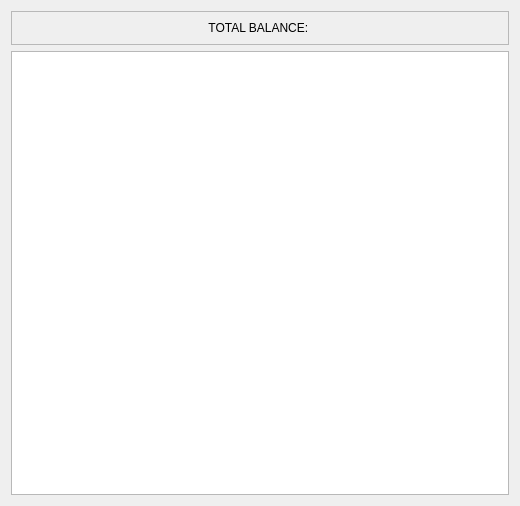
<?xml version="1.0" encoding="UTF-8"?>
<ui version="4.0">
 <class>Dialog</class>
 <widget class="QDialog" name="Dialog">
  <property name="geometry">
   <rect>
    <x>0</x>
    <y>0</y>
    <width>520</width>
    <height>506</height>
   </rect>
  </property>
  <property name="windowTitle">
   <string>Statistics</string>
  </property>
  <layout class="QHBoxLayout" name="horizontalLayout_2">
   <item>
    <layout class="QVBoxLayout" name="verticalLayout">
     <item>
      <widget class="QFrame" name="frame">
       <property name="frameShape">
        <enum>QFrame::StyledPanel</enum>
       </property>
       <property name="frameShadow">
        <enum>QFrame::Raised</enum>
       </property>
       <layout class="QHBoxLayout" name="horizontalLayout">
        <item>
         <widget class="QLabel" name="label">
          <property name="text">
           <string>TOTAL BALANCE: </string>
          </property>
          <property name="alignment">
           <set>Qt::AlignCenter</set>
          </property>
         </widget>
        </item>
       </layout>
      </widget>
     </item>
     <item>
      <widget class="QTableView" name="tableView">
       <property name="verticalScrollBarPolicy">
        <enum>Qt::ScrollBarAlwaysOff</enum>
       </property>
       <property name="horizontalScrollBarPolicy">
        <enum>Qt::ScrollBarAlwaysOff</enum>
       </property>
       <property name="autoScroll">
        <bool>false</bool>
       </property>
       <property name="autoScrollMargin">
        <number>0</number>
       </property>
       <property name="editTriggers">
        <set>QAbstractItemView::NoEditTriggers</set>
       </property>
       <property name="alternatingRowColors">
        <bool>true</bool>
       </property>
      </widget>
     </item>
    </layout>
   </item>
  </layout>
 </widget>
 <resources/>
 <connections/>
</ui>
